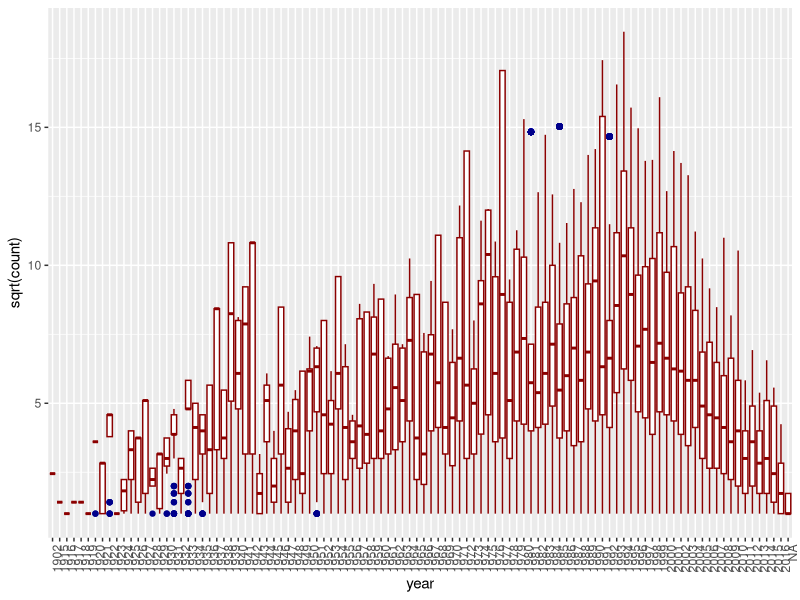
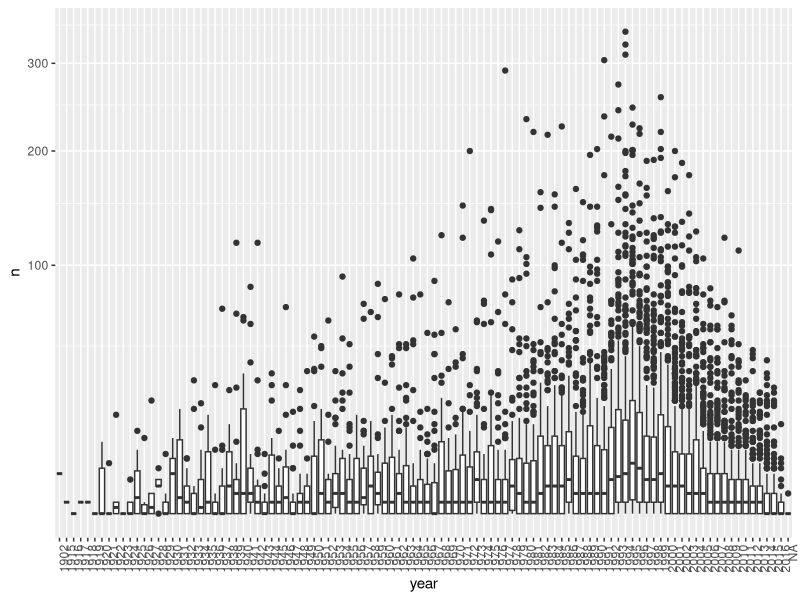
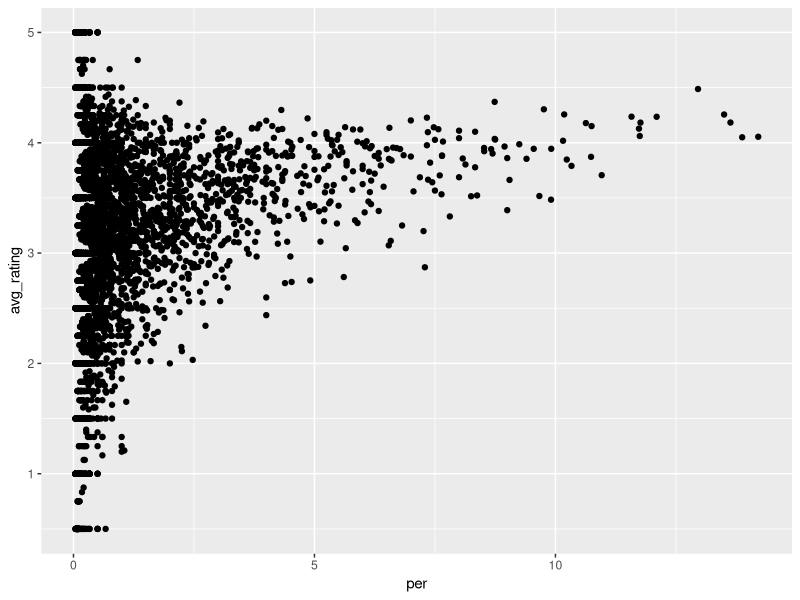
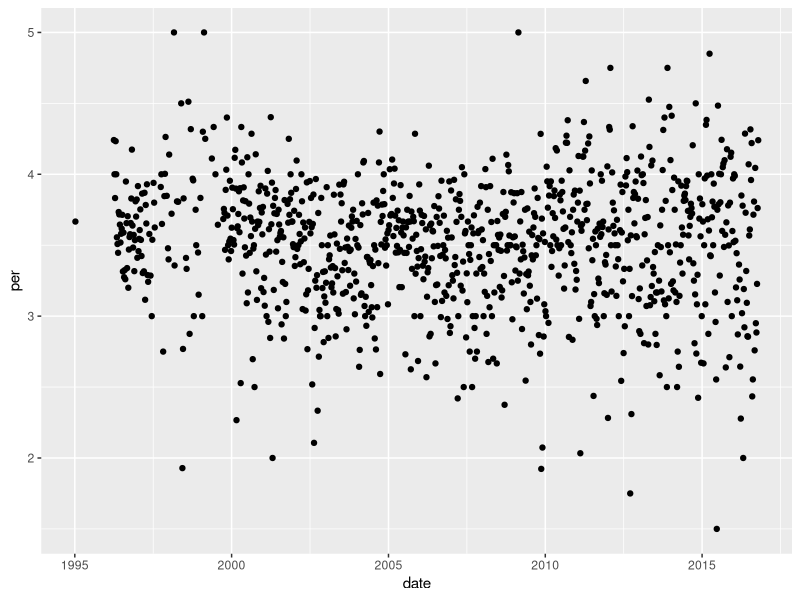
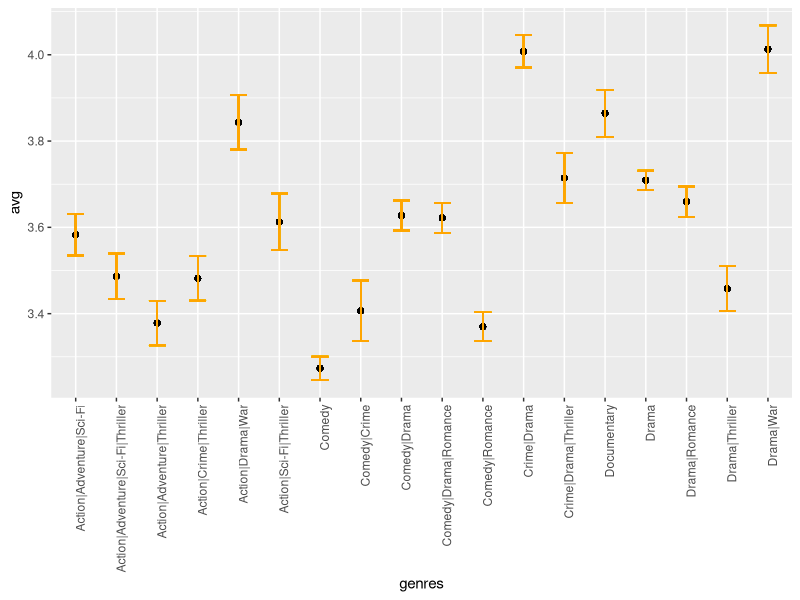
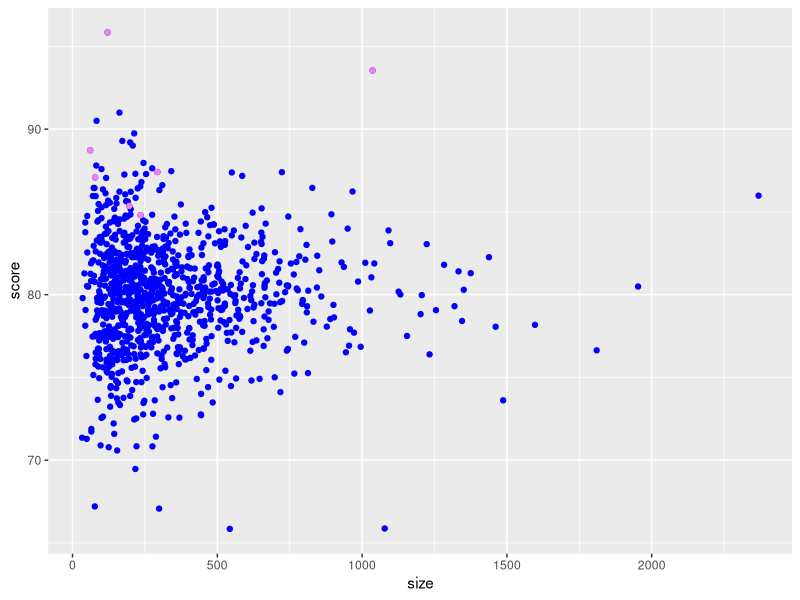

Generate these figures, in order, with R:
#### Environment ####
library(tidyverse)
library(lubridate)
library(dslabs)
data("movielens")
names(movielens)

options(digits = 7)

#####

#### Ex Recommendation System ####

# 1
movielens %>%
  group_by(movieId) %>%
  mutate(count = n(), year = as.character(first(year))) %>%   
  ggplot(aes(x = year, y = sqrt(count), group = year)) +
  geom_boxplot(outlier.colour = "darkblue", # outlier colour
               notchwidth = 1, # box line width
               colour = "darkred" # box colour
              ) + 
  theme(axis.text.x = element_text(angle = 90, hjust=1))

# alternative (baseR)
movielens %>% group_by(movieId) %>%
  summarize(n = n(), year = as.character(first(year))) %>%
  qplot(year, n, data = ., geom = "boxplot") +
  coord_trans(y = "sqrt") +
  theme(axis.text.x = element_text(angle = 90, hjust = 1))
# 两个画出来结果不太一样



# 2
t<- movielens %>%
  filter(year >= 1993) %>%
  group_by(movieId) %>%
  mutate(per = n()/(2018-year), avg_rating = sum(rating)/n()) %>%
  dplyr::select(movieId, per, avg_rating, title) %>%
  arrange(desc(per)) %>%
  distinct() %>%
  head(25) 

# 3 
movielens %>%
  filter(year >= 1993) %>%
  group_by(movieId) %>%
  mutate(per = n()/(2018-year), avg_rating = sum(rating)/n()) %>%
  dplyr::select(movieId, per, avg_rating, title) %>%
  arrange(desc(per)) %>%
  distinct() %>%
  qplot(y = avg_rating, x = per, data =.)

# 5
movielens <- mutate(movielens, date = as_datetime(timestamp))

# 6 
movielens %>%
  mutate(date = round_date(date, unit = "week")) %>%
  group_by(date) %>%
  summarise(per = mean(rating)) %>%
  qplot(y = per, x = date, data = .)
# check avarage rating each week and time 
# some evidence for a time effect

# 8 error bar plot with mean and standard error 
movielens %>%
  group_by(genres) %>%
  filter(n() >= 1000) %>%
  mutate(avg = mean(rating), se = sd(rating)/sqrt(n())) %>%
  ggplot(aes(x = genres, y = avg, 
             ymin = avg - 2*se, ymax = avg + 2*se)) + 
  geom_point() +
  geom_errorbar(width=0.4, colour="orange", alpha=0.9) + 
  theme(axis.text.x = element_text(angle = 90, hjust = 1))
  

#####

#### Ex Regularisation ####

# Background
# many good schools are small schools (observation)
# connection between size and quality?
# we simulate data, where true quality of each school is independent of size

# data simulation 
{
set.seed(1986)
n <- round(2^rnorm(1000, 8, 1)) # number of students in each school

set.seed(1)
mu <- round(80 + 2*rt(1000, 5))
range(mu)
schools <- data.frame(id = paste("PS",1:1000),
                      size = n,
                      quality = mu,
                      rank = rank(-mu)) # true quality of school (mu)

schools %>% top_n(10, quality) %>% arrange(desc(quality))
# we can see the top 10 schools 

# have students in the school take a test 
scores <- sapply(1:nrow(schools), function(i){
  scores <- rnorm(schools$size[i], schools$quality[i], 30)
  scores
})
schools <- schools %>% mutate(score = sapply(scores, mean))

}

# 1. top by mean score 
schools %>%
  arrange(desc(score)) %>%
  head(10)
  
# 2. median school size 
median(schools$size)
schools %>%
  arrange(desc(score)) %>%
  head(10) %>%
  summarise(median(size))

# 3. median school size, worst
schools %>%
  arrange(score) %>%
  head(10) %>%
  summarise(median(size))

# 4.
schools %>%
  ggplot(aes(x = size, y = score)) + 
  geom_point(color = "blue") + 
  geom_point(data = filter(schools, rank <= 10), 
             color = "violet") # highlight top 10 schools (by rank)



# 5 regularising scores 
# (average score is not a good statistic)
overall <- mean(sapply(scores, mean)) # overall avarage of all schools 
alpha <- 25
score_reg <- sapply(scores, function(x){
  overall + sum(x-overall)/(length(x)+alpha)
})
schools %>% mutate(score_reg = score_reg) %>%
  arrange(desc(score_reg)) %>%
  head(10)



# 6 improve regularisation 
alpha <- seq(10, 250, 1)
RMSE <- function(quality, estimate) {
  sqrt(sum((quality-estimate)^2)/length(quality))
}

rmses <- sapply(alpha, function(a){
  score_reg <- sapply(scores, function(x){
    overall + sum(x-overall)/(length(x)+a)
  })
  schools %>%
    mutate(score_reg = score_reg) %>%
    summarise(rmse = RMSE(quality = quality,
                          estimate = score_reg)) %>%
    pull(rmse)
})

alpha[which.min(rmses)] # alpha = 135


# 7 
overall <- mean(sapply(scores, mean)) # overall avarage of all schools 
alpha <- 135
score_reg <- sapply(scores, function(x){
  overall + sum(x-overall)/(length(x)+alpha)
})
schools %>% mutate(score_reg = score_reg) %>%
  arrange(desc(score_reg)) %>%
  head(10)

# 8 a common mistake:
# shrinking values toward zero when they are not centred around 0 
alpha <- seq(10, 250, 1)
RMSE <- function(quality, estimate) {
  sqrt(sum((quality-estimate)^2)/length(quality))
}

rmses <- sapply(alpha, function(a){
  score_reg <- sapply(scores, function(x){
    sum(x)/(length(x)+a)
  })
  schools %>%
    mutate(score_reg = score_reg) %>%
    summarise(rmse = RMSE(quality = quality,
                          estimate = score_reg)) %>%
    pull(rmse)
})

alpha[which.min(rmses)] # alpha = 10
# we see the result is drastically different 

#####

  
